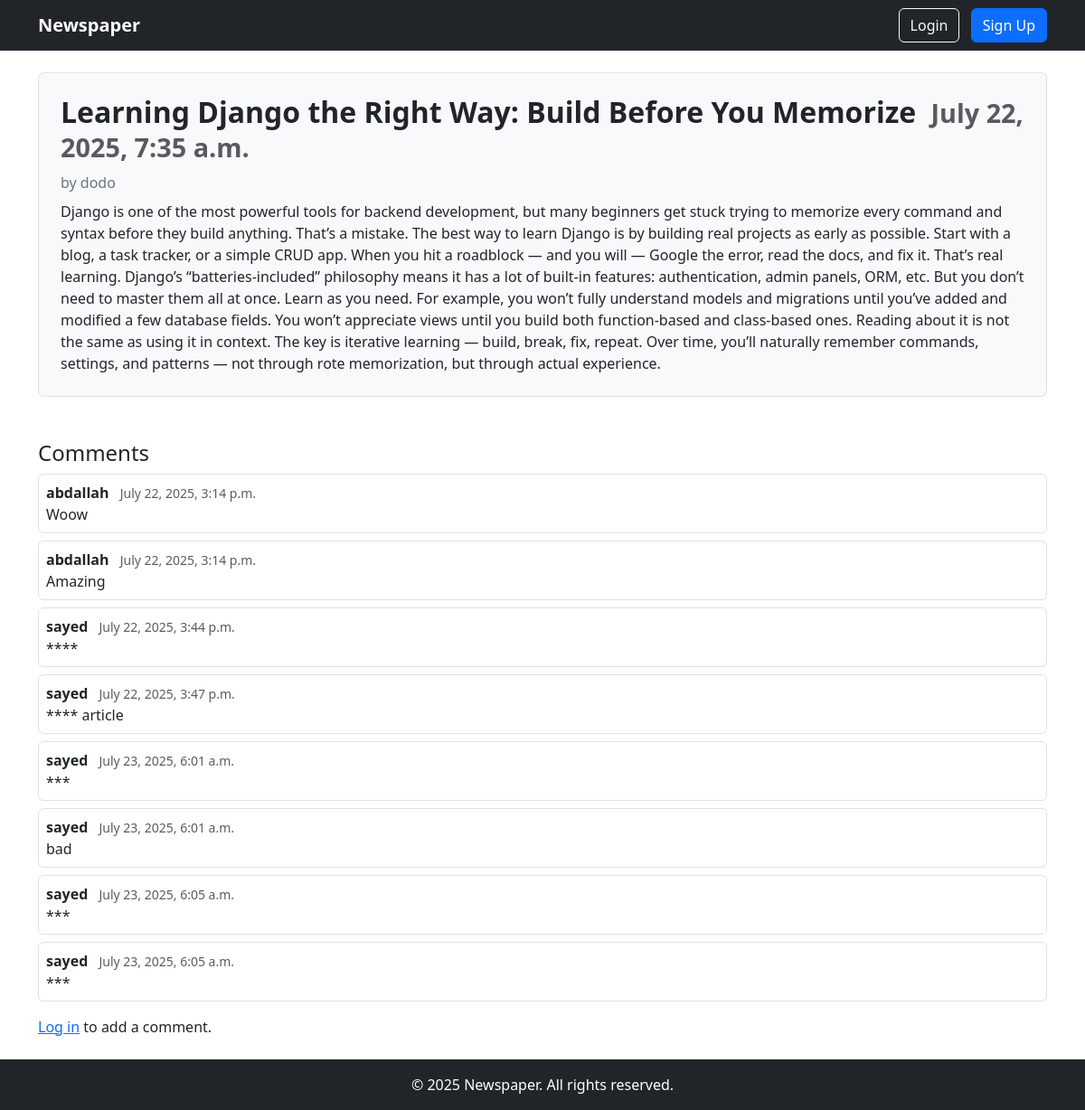
The app's page /article/10 with its own data.
### articles/models.py (models this page shows, shortened)
class Article(models.Model):
    title = models.CharField(max_length=100)
    body = models.TextField()
    author = models.ForeignKey(User, on_delete=models.CASCADE)
    create_at = models.DateTimeField(auto_now_add=True)  # Add Date Automatically

class Comment(models.Model):
    article = models.ForeignKey(
        Article,
        null=True,
        blank=False,
        on_delete=models.CASCADE,
        related_name="comments",
    )
    writer = models.ForeignKey(User, on_delete=models.CASCADE)
    content = models.CharField(max_length=100)
    date = models.DateTimeField(auto_now_add=True)
    illegal_words = ["Fuck", "Ugly", "Bad"]

### articles/views.py (the view, shortened to what this page needs)
# urls.py: path("article/<int:pk>", views.ArticleDetails, name="article_details"),
def ArticleDetails(request, pk):
    article = Article.objects.get(id=pk)
    comments = article.comments.all()
    form = CommentForm()
    context = {"article": article, "comments": comments, "comment_form": form}
    return render(request, "articles/article_details.html", context)

### templates/articles/article_details.html (shortened to what this page needs)
{% extends "base.html" %} {% block content %}
<div class="p-4 border rounded bg-light">
  <h2 class="fw-bold">
    {{ article.title }}
    <small class="text-muted ms-2" style="font-size: 0.9em"
      >{{ article.create_at }}</small
    >
  </h2>
  <div class="mb-2">
    <span class="text-secondary">by {{ article.author }}</span>
  </div>
  <div>{{ article.body }}</div>
</div>
<div class="mt-5">
  <h4>Comments</h4>
  {% if comments %} {% for comment in comments %}
  <div class="border rounded p-2 mb-2 bg-white">
    <strong>{{ comment.writer }}</strong>
    <small class="text-muted ms-2">{{ comment.date }}</small>
    <div>{{ comment.content }}</div>
  </div>
  {% endfor %} {% else %}
  <p class="text-muted">No comments yet.</p>
  {% endif %} {% if user.is_authenticated %}
  <form method="post" class="mt-4">
    {% csrf_token %} {{ comment_form.as_p }}
    <button type="submit" class="btn btn-primary">Post Comment</button>
  </form>
  {% else %}
  <div class="mt-3">
    <a href="{% url 'login' %}">Log in</a> to add a comment.
  </div>
  {% endif %}
</div>
{% endblock content %}

### records on screen
Article: title "Learning Django the Right Way: Build Before You Memorize", create_at "July 22, 2025, 7:35 a.m.", author "dodo", body "Django is one of the most powerful tools for backend development, but many beginners get stuck trying to memorize every command and syntax before they build anything. That’s a mistake. The best way to learn Django is by building real projects as early as possible. Start with a blog, a task tracker, or a simple CRUD app. When you hit a roadblock — and you will — Google the error, read the docs, and fix it. That’s real learning. Django’s “batteries-included” philosophy means it has a lot of built-in features: authentication, admin panels, ORM, etc. But you don’t need to master them all at once. Learn as you need. For example, you won’t fully understand models and migrations until you’ve added…"
Comment: writer "abdallah", date "July 22, 2025, 3:14 p.m.", content "Woow"
Comment: writer "abdallah", date "July 22, 2025, 3:14 p.m.", content "Amazing"
Comment: writer "sayed", date "July 22, 2025, 3:44 p.m.", content "****"
Comment: writer "sayed", date "July 22, 2025, 3:47 p.m.", content "**** article"
Comment: writer "sayed", date "July 23, 2025, 6:01 a.m.", content "***"
Comment: writer "sayed", date "July 23, 2025, 6:01 a.m.", content "bad"
Comment: writer "sayed", date "July 23, 2025, 6:05 a.m.", content "***"
Comment: writer "sayed", date "July 23, 2025, 6:05 a.m.", content "***"

### other values on screen
{{ year|default:2025 }} "2025"
